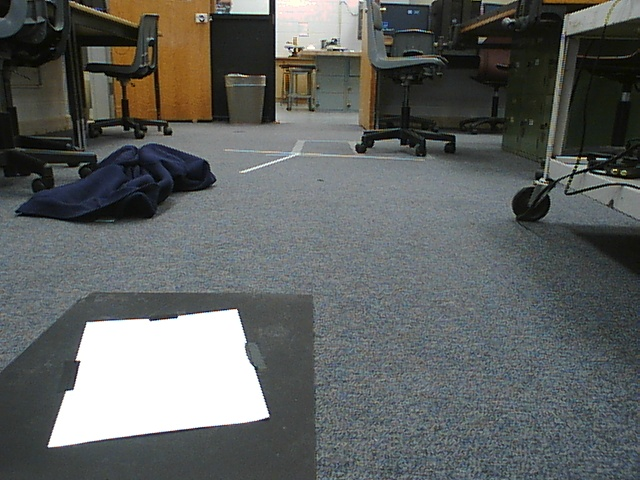
#> input picture Graveyard On Fire/paperCalibrate2.jpg, 640 x 480 px, given in place of the camera
$ python staticTracking.py   (Python 2 division)
#> lines starting #> are read from the running program, lines starting #| are printed output that depends on the picture; after the words box and inside, x2 and y2 are one past the last pixel; in counts of white or black regions, pixels touching at a corner belong together
#!/usr/bin/python3

import cv2
import numpy as np
import math
import struct
import socket
import sys
import time
import select

video = cv2.VideoCapture(0)

npzFile = np.load('cam01.npz')
#> (reads Graveyard On Fire/cam01.npz from the repository)
dist = npzFile['dist']
mtx = npzFile['mtx']
newcameramtx = npzFile['newcameramtx']
roi = npzFile['roi']
rotM = npzFile['rotM']
tvec = npzFile['tvec']
cameraPosition = npzFile['cameraPosition']
pxlp = npzFile['pxlp']
realp = npzFile['realp']

z = 0.0
camMat = np.asarray(mtx)
iRot = np.linalg.inv(rotM)
iCam = np.linalg.inv(camMat)

while True:
#prepare the frame
    #start capturing images from the video
    grabbed, distFrame = video.read()
#> distFrame is the input picture: shape (480, 640, 3); mean B, G, R 96.7, 98.2, 95.2

    frame = cv2.undistort(cv2.imread("staticLine.jpg"), mtx, dist, None, newcameramtx)
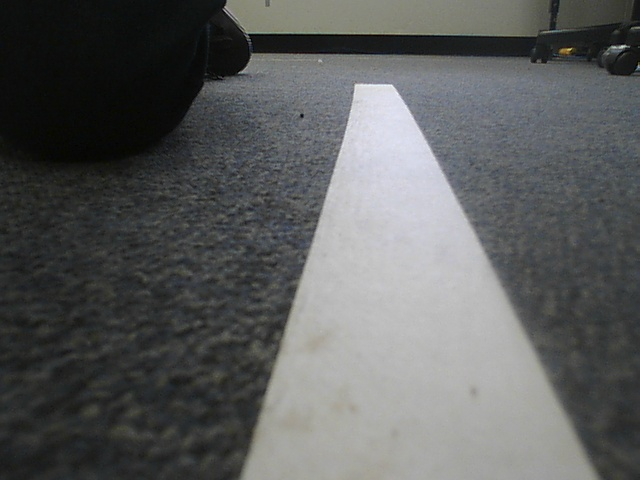
#> input picture calibrating pics/staticLine.jpg, 640 x 480 px, found by its file name
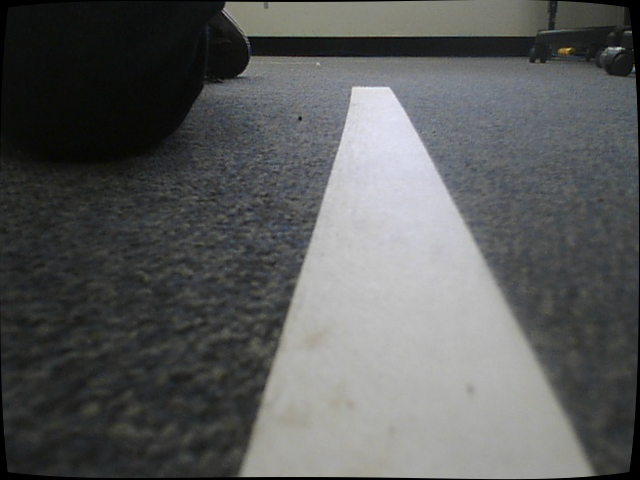
#> frame: shape (480, 640, 3); mean B, G, R 91.2, 91.5, 90

    if not grabbed:
        print "error"

    #perform a gaussian blur on image
    #parameters: source, (sigmaX, sigmaY), border type (0 = defualt)
    blurred_frame = cv2.GaussianBlur(frame, (5,5), 0)

    #convert from bgr to hsv color space
    hsv = cv2.cvtColor(blurred_frame, cv2.COLOR_BGR2HSV)
#> hsv: shape (480, 640, 3); mean H, S, V 64.9, 16.9, 93.1

    #convert from bgr to gray color space
    gray = cv2.cvtColor(blurred_frame,  cv2.COLOR_BGR2GRAY)

    #define lower and upper bounds of hsv mask to detect white
    #lowerWhite = np.array([45, 20, 165])
    #upperWhite = np.array([140, 120, 255])

    lowerWhite = np.array([0, 0, 190])
    upperWhite = np.array([150, 200, 255])

    #perform hsv mask on image
    mask = cv2.inRange(hsv, lowerWhite, upperWhite)
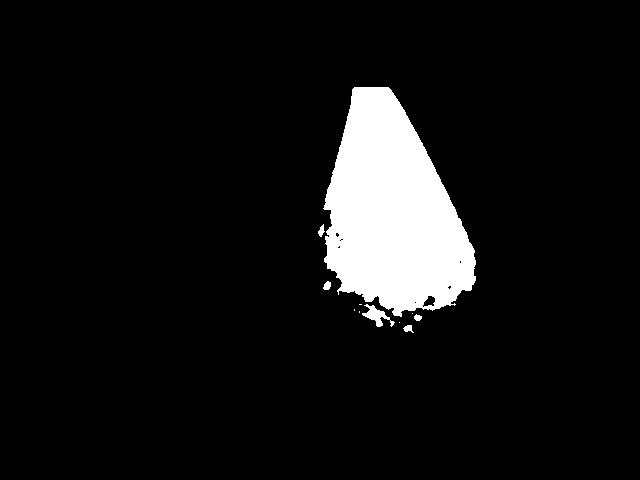
#> mask: shape (480, 640); 7.7% white; 11 white regions (5 under 20 px), largest, box (x1, y1, x2, y2) and area: (323, 87, 476, 317) 23259, (362, 304, 395, 327) 289, (323, 281, 331, 290) 53, (403, 325, 414, 333) 52, (318, 224, 325, 237) 50, (414, 314, 422, 321) 40

    #detect canny edges
    #paramters: source, threshold1, threshold2
    edges = cv2.Canny(mask, 75, 150)
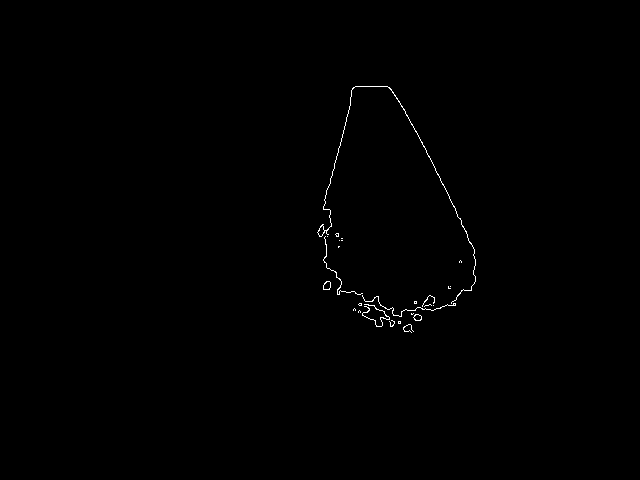
#> edges: shape (480, 640); 0.33% white in thin lines or dots, all inside (x1, y1, x2, y2) = (317, 86, 476, 333)

    lines = cv2.HoughLinesP(edges, 1, np.pi/180, 50, maxLineGap=50)
#> lines = [[412, 124, 461, 220], [317, 232, 353, 87], [397, 98, 411, 124]]


    if lines is not None:
        print "number of lines"
        print len(lines[0])
#| 1
        print lines[0]
#| [[412 124 461 220]]

        points = []
        for line in lines[0]:

	    #pixel points of line
            x1, y1, x2, y2 = line

            cv2.line(frame, (x1, y1), (x2, y2), (0, 255, 0), 2)
            cv2.circle(frame, (x1, y1), 5, (0, 255, 255), -1)  #yellow first point
	    cv2.circle(frame, (x2, y2), 5, (0, 0, 255), -1)  #red second point

	    linePixels = [[x1, y1], [x2, y2]]


	    #convert the key pixel points to inches from the camera
	    uvPoint1 = np.ones((3, 1))
	    uvPoint2 = np.ones((3, 1))

	    uvPoint1[0, 0] = x1
	    uvPoint1[1, 0] = y1

	    uvPoint2[0, 0] = x2
	    uvPoint2[1, 0] = y2

	    tempMat = np.matmul(np.matmul(iRot, iCam), uvPoint1)
	    tempMat2 = np.matmul(iRot, tvec)

	    s = (z + tempMat2[2, 0]) / tempMat[2, 0]
	    wcPoint1 = np.matmul(iRot, (np.matmul(s * iCam, uvPoint1) - tvec))

	    # wcPoint[2] will not be exactly equal to z, but very close to it
	    assert int(abs(wcPoint1[2] - z) * (10 ** 8)) == 0
	    wcPoint1[2] = z

	    point1 = wcPoint1.T[0]
	    #print point1

	    tempMat3 = np.matmul(np.matmul(iRot, iCam), uvPoint2)
	    tempMat4 = np.matmul(iRot, tvec)

	    s2 = (z + tempMat4[2, 0]) / tempMat3[2, 0]
	    wcPoint2 = np.matmul(iRot, (np.matmul(s2 * iCam, uvPoint2) - tvec))

	    # wcPoint[2] will not be exactly equal to z, but very close to it
	    assert int(abs(wcPoint2[2] - z) * (10 ** 8)) == 0
	    wcPoint2[2] = z

	    point2 = wcPoint2.T[0]
	    #print point2


            radian_angle = math.atan2((x2-x1),(y1-y2))
            degree_angle = math.degrees(radian_angle)

            if degree_angle > 90:
                degree_angle = degree_angle - 180
            points.append(point1)
            points.append(point2)
#> this loop made 1 pass
#> (x1, y1, x2, y2, tempMat, s) on pass 1: (412, 124, 461, 220, [-0.0106, 1.03, -0.0892], 151.9)
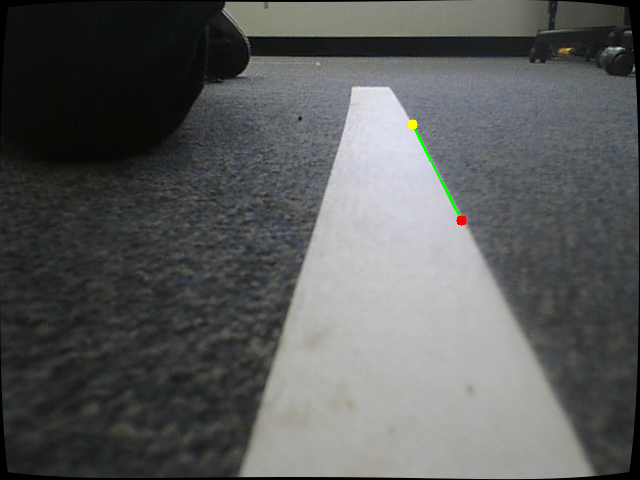
#> frame: shape (480, 640, 3); 0.13% of pixels changed, all inside (x1, y1, x2, y2) = (407, 119, 467, 226)
#> after the loop, points = [[-1.58, 157.2, 0], [4.55, 52.46, 0]]
    #print degree_angle


    cv2.imshow("frame", frame)
    cv2.imshow("hsv mask", mask)
    cv2.imshow("edges", edges)


    key = cv2.waitKey(25)
#> (key Esc is pressed here)
    if key == 27:
        break
video.release()
cv2.destroyAllWindows()
